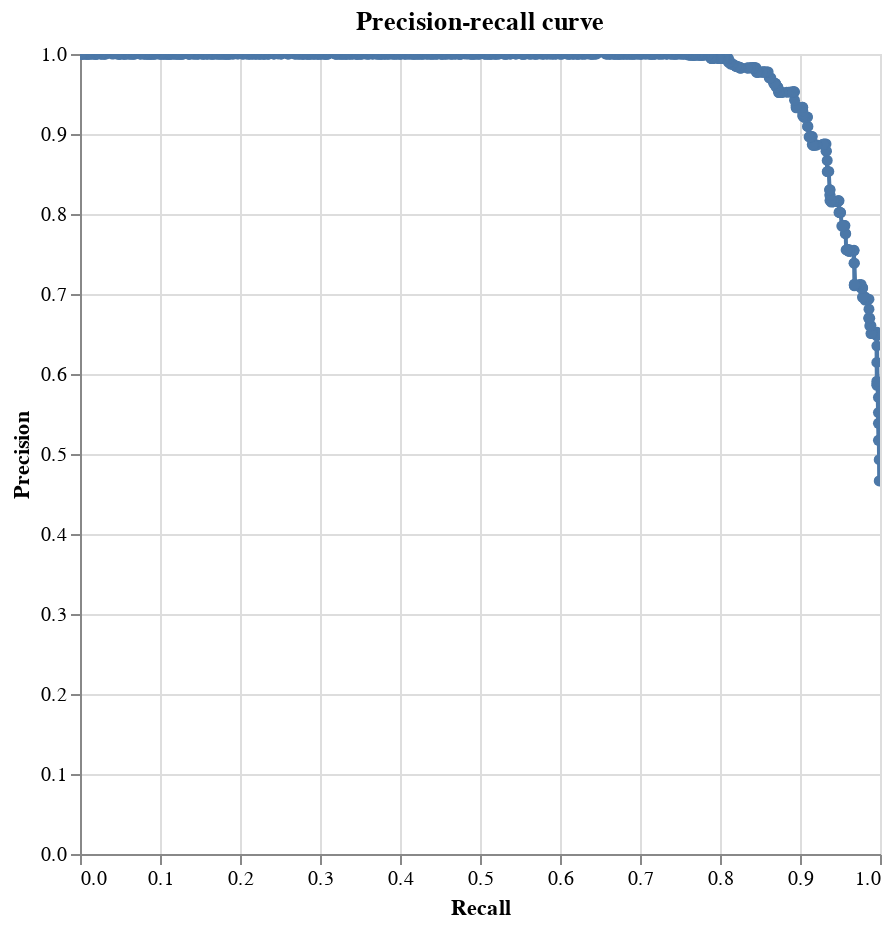

The code cell stored with this chart in its notebook:
### Code cell
linker.precision_recall_chart_from_labels_column("cluster")

### Figure 1 — Vega-Lite specification as saved in the notebook (floating-point values rounded to 4 significant figures; data arrays with more than 128 entries replaced by an {"elided": "..."} marker saying what was removed)
{"$schema": "https://vega.github.io/schema/vega-lite/v4.8.1.json", "data": {"values": {"elided": "1078 records"}}, "encoding": {"tooltip": [{"field": "truth_threshold", "format": ".4f", "type": "quantitative"}, {"field": "match_probability", "format": ".4%", "type": "quantitative"}, {"field": "fp_rate", "format": ".4f", "title": "FP_rate", "type": "quantitative"}, {"field": "tp_rate", "format": ".4f", "title": "TP_rate", "type": "quantitative"}, {"field": "tp", "format": ",.0f", "title": "TP", "type": "quantitative"}, {"field": "tn", "format": ",.0f", "title": "TN", "type": "quantitative"}, {"field": "fp", "format": ",.0f", "title": "FP", "type": "quantitative"}, {"field": "fn", "format": ",.0f", "title": "FN", "type": "quantitative"}, {"field": "precision", "format": ".4f", "type": "quantitative"}, {"field": "recall", "format": ".4f", "type": "quantitative"}, {"field": "f1", "format": ".4f", "title": "F1", "type": "quantitative"}], "x": {"field": "recall", "sort": ["-recall"], "title": "Recall", "type": "quantitative"}, "y": {"field": "precision", "sort": ["-precision"], "title": "Precision", "type": "quantitative"}}, "height": 400, "mark": {"clip": true, "point": true, "type": "line"}, "title": "Precision-recall curve", "width": 400}
